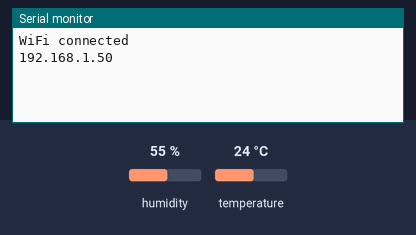
Bench run of a sketch on a simulated Arduino Uno, built with avr-gcc and run on an emulated ATmega328P. Shown: the last lines printed to the serial monitor. The inputs (shaded band) are chosen by the test bench; at power-on: humidity 55 %, temperature 24 °C. WiFi joins after 1.5 s; servers stay silent unless stated.

Above: at 2.7 s.
2.8 s: humidity set to 22 %
At 4.7 s:
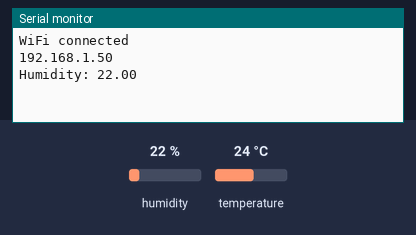
7.0 s: humidity set to 40 %
At 8.2 s:
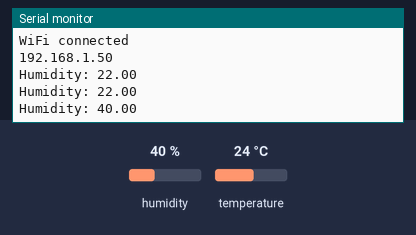

The sketch:

CW15LineDHT.ino
```cpp
#include <TridentTD_LineNotify.h>
#include <DHT.h>

#define SSID "NongBigPenDekNarakMak"
#define PASSWORD "big123456"
#define LINE_TOKEN "1N4PERoIhnk3dE33EO3Q6T4ZJlTsiPGkKh8e05MH38F"
#define DHTPIN 2          // Pin where the DHT sensor is connected
#define DHTTYPE DHT22     // DHT 22 (AM2302)
#define HUMIDITY_THRESHOLD 90  // Set threshold back to 90%
#define INTERVAL 120000   // 2 minutes in milliseconds

DHT dht(DHTPIN, DHTTYPE);
unsigned long lastNotificationTime = 0;
bool shouldNotify = true;

void setup() {
  Serial.begin(115200);
  WiFi.begin(SSID, PASSWORD);

  while (WiFi.status() != WL_CONNECTED) {
    delay(500);
    Serial.print(".");
  }

  Serial.println("WiFi connected");
  Serial.println(WiFi.localIP());

  // Initialize Line Notify
  LINE.setToken(LINE_TOKEN);

  // Initialize DHT sensor
  dht.begin();
}

void loop() {
  delay(2000);  // Reading interval (2 seconds)

  float humidity = dht.readHumidity();

  if (isnan(humidity)) {
    Serial.println("Failed to read from DHT sensor!");
    return;
  }

  // Check if humidity exceeds threshold
  if (humidity > HUMIDITY_THRESHOLD) {
    unsigned long currentTime = millis();

    if (shouldNotify || (currentTime - lastNotificationTime >= INTERVAL)) {
      // Send notification with humidity info and picture
      LINE.notify(String("Humidity Alert: ") + humidity + "%");
      LINE.notifyPicture("https://scontent-bkk1-2.xx.fbcdn.net/v/t39.30808-6/459322110_10159803986051442_8561222759903455576_n.jpg?_nc_cat=107&ccb=1-7&_nc_sid=833d8c&_nc_ohc=TbJJxoujk8UQ7kNvgG-hXzl&_nc_ht=scontent-bkk1-2.xx&oh=00_AYC_k3vLkdWrLA5k8Q9797zW8HmcTeizEKvqCP-aO3ijiA&oe=66E97B9E");

      lastNotificationTime = currentTime;
      shouldNotify = false;  // Disable further notifications within 2 minutes
    }
  } else {
    shouldNotify = true;  // Reset notification condition if humidity drops below threshold
  }

  Serial.print("Humidity: ");
  Serial.println(humidity);
}
```

Measured:
- after the input at 2.8 s, the serial monitor: prints a new line after 0.71 s (image 1)
- after the input at 7.0 s, the serial monitor: prints a new line after 0.52 s (image 2)
